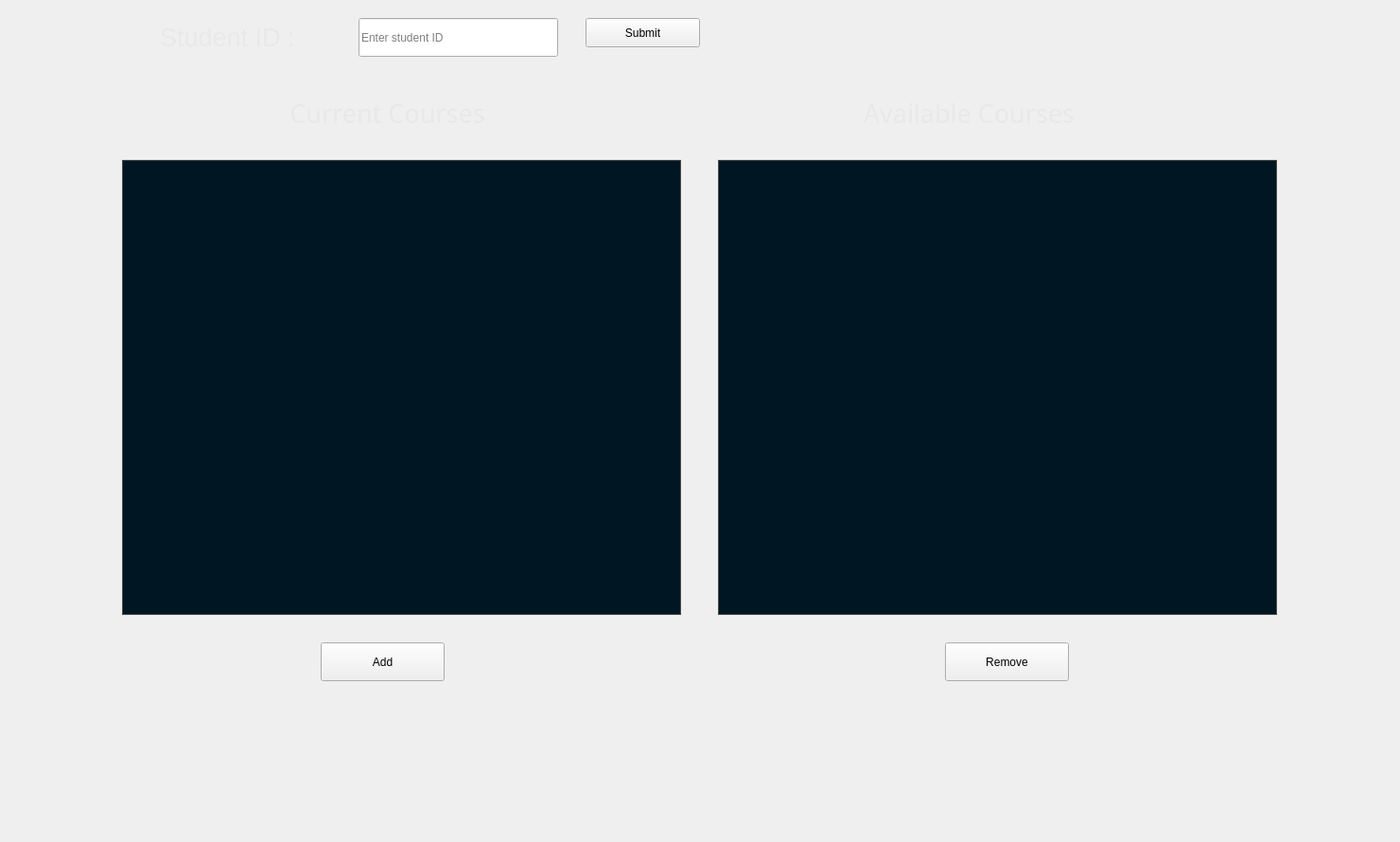
    <widget class="QWidget" name="tab_3">
     <attribute name="title">
      <string>Subject Enrollment</string>
     </attribute>
     <widget class="QWidget" name="widget" native="true">
      <property name="geometry">
       <rect>
        <x>-1</x>
        <y>-1</y>
        <width>1471</width>
        <height>881</height>
       </rect>
      </property>
      <widget class="QLabel" name="label_3">
       <property name="geometry">
        <rect>
         <x>170</x>
         <y>20</y>
         <width>181</width>
         <height>41</height>
        </rect>
       </property>
       <property name="styleSheet">
        <string notr="true">QLabel{
    font-family: Consolas, &quot;Courier New&quot;, monospace;
	color: rgb(232, 232, 232);
	font: 20pt;
}</string>
       </property>
       <property name="text">
        <string>Student ID : </string>
       </property>
      </widget>
      <widget class="QLineEdit" name="Tab2_StudentID">
       <property name="geometry">
        <rect>
         <x>380</x>
         <y>20</y>
         <width>211</width>
         <height>41</height>
        </rect>
       </property>
       <property name="placeholderText">
        <string>Enter student ID </string>
       </property>
      </widget>
      <widget class="QPushButton" name="Tab2_AddCourse">
       <property name="geometry">
        <rect>
         <x>340</x>
         <y>680</y>
         <width>131</width>
         <height>41</height>
        </rect>
       </property>
       <property name="text">
        <string>Add</string>
       </property>
      </widget>
      <widget class="QPushButton" name="Tab2_DeleteCourse">
       <property name="geometry">
        <rect>
         <x>1000</x>
         <y>680</y>
         <width>131</width>
         <height>41</height>
        </rect>
       </property>
       <property name="text">
        <string>Remove</string>
       </property>
      </widget>
      <widget class="QTableWidget" name="StudentCourseTable">
       <property name="geometry">
        <rect>
         <x>130</x>
         <y>170</y>
         <width>591</width>
         <height>481</height>
        </rect>
       </property>
       <property name="styleSheet">
        <string notr="true">    
    QTableWidget {
        background-color: #001622;
        color: white;
        font-size: 14px;
        border: 1px solid #4c4c4c;
    }

    QHeaderView::section {
        background-color: #0b2e4a;
        color: white;
        padding: 5px;
        border: 1px solid #32414B;
        font-weight: bold;
    }

    QTableWidget::item:selected {
        background-color: #1e90ff;
        color: black;
    }</string>
       </property>
       <property name="verticalScrollBarPolicy">
        <enum>Qt::ScrollBarAlwaysOff</enum>
       </property>
       <property name="horizontalScrollBarPolicy">
        <enum>Qt::ScrollBarAlwaysOff</enum>
       </property>
       <property name="editTriggers">
        <set>QAbstractItemView::NoEditTriggers</set>
       </property>
       <property name="showGrid">
        <bool>false</bool>
       </property>
       <property name="cornerButtonEnabled">
        <bool>false</bool>
       </property>
      </widget>
      <widget class="QTableWidget" name="Tab2_SubjectsTable">
       <property name="geometry">
        <rect>
         <x>760</x>
         <y>170</y>
         <width>591</width>
         <height>481</height>
        </rect>
       </property>
       <property name="styleSheet">
        <string notr="true">    
    QTableWidget {
        background-color: #001622;
        color: white;
        font-size: 14px;
        border: 1px solid #4c4c4c;
    }

    QHeaderView::section {
        background-color: #0b2e4a;
        color: white;
        padding: 5px;
        border: 1px solid #32414B;
        font-weight: bold;
    }

    QTableWidget::item:selected {
        background-color: #1e90ff;
        color: black;
    }</string>
       </property>
       <property name="verticalScrollBarPolicy">
        <enum>Qt::ScrollBarAlwaysOff</enum>
       </property>
       <property name="horizontalScrollBarPolicy">
        <enum>Qt::ScrollBarAlwaysOff</enum>
       </property>
       <property name="editTriggers">
        <set>QAbstractItemView::NoEditTriggers</set>
       </property>
       <property name="showGrid">
        <bool>false</bool>
       </property>
       <property name="columnCount">
        <number>0</number>
       </property>
      </widget>
      <widget class="QPushButton" name="pushButton">
       <property name="geometry">
        <rect>
         <x>620</x>
         <y>20</y>
         <width>121</width>
         <height>31</height>
        </rect>
       </property>
       <property name="styleSheet">
        <string notr="true">selection-background-color: rgb(0, 17, 28);
alternate-background-color: rgb(0, 17, 29);
background-color: rgb(0, 17n 29);</string>
       </property>
       <property name="text">
        <string>Submit</string>
       </property>
      </widget>
      <widget class="QLabel" name="welcomeLabel_2">
       <property name="geometry">
        <rect>
         <x>260</x>
         <y>100</y>
         <width>301</width>
         <height>41</height>
        </rect>
       </property>
       <property name="font">
        <font>
         <family>Consolas,Courier New,monospace</family>
         <pointsize>20</pointsize>
         <weight>50</weight>
         <italic>false</italic>
         <bold>false</bold>
        </font>
       </property>
       <property name="styleSheet">
        <string notr="true">QLabel{
    font-family: Consolas, &quot;Courier New&quot;, monospace;
	color: rgb(232, 232, 232);
	font: 20pt;
}</string>
       </property>
       <property name="text">
        <string>Current Courses</string>
       </property>
       <property name="alignment">
        <set>Qt::AlignCenter</set>
       </property>
      </widget>
      <widget class="QLabel" name="welcomeLabel_6">
       <property name="geometry">
        <rect>
         <x>860</x>
         <y>100</y>
         <width>331</width>
         <height>41</height>
        </rect>
       </property>
       <property name="font">
        <font>
         <family>Consolas,Courier New,monospace</family>
         <pointsize>20</pointsize>
         <weight>50</weight>
         <italic>false</italic>
         <bold>false</bold>
        </font>
       </property>
       <property name="styleSheet">
        <string notr="true">QLabel{
    font-family: Consolas, &quot;Courier New&quot;, monospace;
	color: rgb(232, 232, 232);
	font: 20pt;
}</string>
       </property>
       <property name="text">
        <string>Available Courses</string>
       </property>
       <property name="alignment">
        <set>Qt::AlignCenter</set>
       </property>
      </widget>
      <widget class="QLabel" name="EnrollmentMessege">
       <property name="geometry">
        <rect>
         <x>230</x>
         <y>250</y>
         <width>81</width>
         <height>16</height>
        </rect>
       </property>
       <property name="text">
        <string>TextLabel</string>
       </property>
      </widget>
      <zorder>EnrollmentMessege</zorder>
      <zorder>label_3</zorder>
      <zorder>Tab2_StudentID</zorder>
      <zorder>Tab2_AddCourse</zorder>
      <zorder>Tab2_DeleteCourse</zorder>
      <zorder>StudentCourseTable</zorder>
      <zorder>Tab2_SubjectsTable</zorder>
      <zorder>pushButton</zorder>
      <zorder>welcomeLabel_2</zorder>
      <zorder>welcomeLabel_6</zorder>
     </widget>
    </widget>
